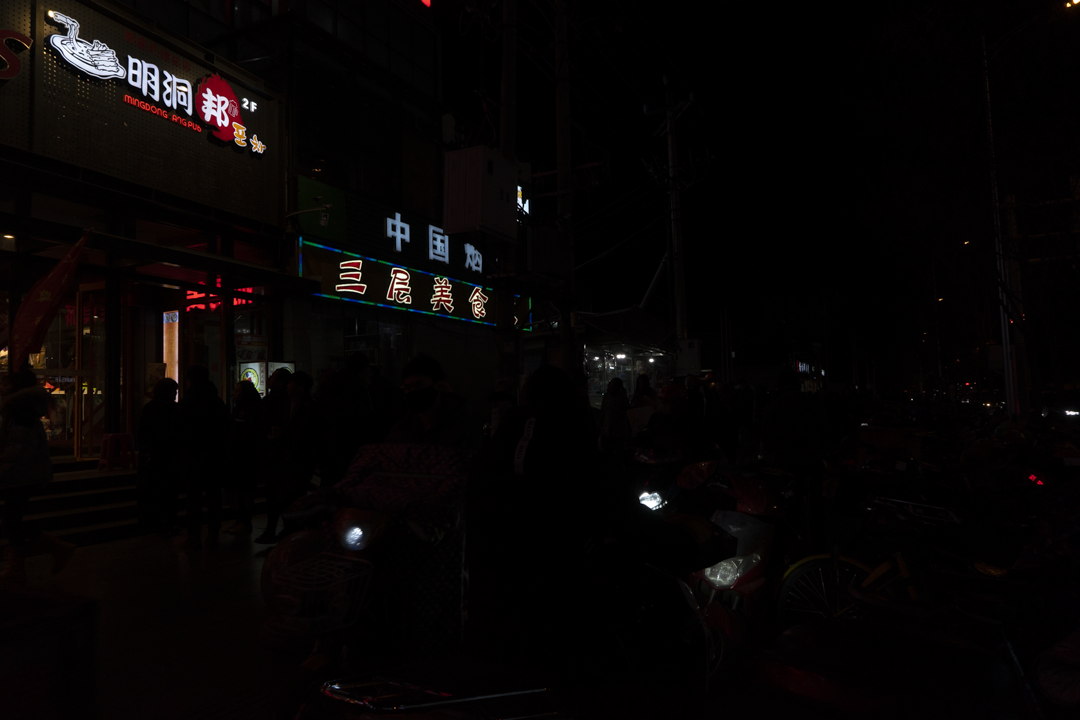
#> input picture Computer_Vision/VLight_Code/assets/input_images/street_scene.png, 1080 x 720 px
$ jupyter execute interactive_vlight.ipynb   (shell and % lines are left out)
#> lines starting #> are read from the running program, lines starting #| are printed output that depends on the picture
#> the sliders are set to v = 0.75
#> in run_vlight, original_image is the input picture: shape (720, 1080, 3); mean B, G, R 4.8, 4.8, 7.6
### Computer_Vision/VLight_Code/phycv/vlight.py
import numpy as np
import cv2

from .utils import normalize

class VLight:
    def __init__(self, row=None, col=None):
        """Initialize the VLight class

        Args:
            row (int, optional): height of the image to be processed. Defaults to None.
            col (int, optional): width of the image to be processed. Defaults to None.
        """
        self.row = row
        self.col = col
        self.vlight_lut = None
        self.v = None

    def generate_vlight_lut(self, v):
        """
        Generates and updates the lookup table for VLight based on the parameter v.
        The LUT is kept in floating-point precision for accurate calculations.

        Args:
        - v (float): VLight parameter.
        """
        if self.v == v and self.vlight_lut is not None:
            return

        b = 1 / (5 * v + 0.05)
        G = 1 - v**2

        # Generate LUT using vectorized operations for efficiency
        pixel_values = np.linspace(0, 1, 256, dtype=np.float32)
        lut_values = np.arctan2(-G * (pixel_values + b), pixel_values)
        lut_values = np.interp(lut_values, (lut_values.min(), lut_values.max()), (0, 255)).astype(np.uint8)

        self.vlight_lut = lut_values
        self.v = v

    def load_img(self, img_file=None, img_array=None):
        """load the image from an ndarray or from an image file

        Args:
            img_file (str, optional): path to the image. Defaults to None.
            img_array (np.ndarray, optional): image in the form of np.ndarray. Defaults to None.
        """
#> called with img_file = './assets/input_images/street_scene.png'
        if img_array is not None:
            # directly load the image from numpy array
            self.img_bgr = img_array
            self.row = img_array.shape[0]
            self.col = img_array.shape[1]
        else:
            # load the image from the image file
            self.img_bgr = cv2.imread(img_file)
            if not self.row and not self.col:
                self.row = self.img_bgr.shape[0]
#> self.row = 720
                self.col = self.img_bgr.shape[1]
#> self.col = 1080
            else:
                self.img_bgr = cv2.resize(self.img_bgr, [self.col, self.row])

        # Check and convert float images to 8-bit if in range [0, 1]
        if self.img_bgr.dtype == np.float32 or self.img_bgr.dtype == np.float64:
            self.img_bgr = (self.img_bgr * 255).astype(np.uint8)

    def apply_kernel(self, v, color=False, lut=True):
        """
        Override the apply_kernel method to use the LUT-based approach for faster processing.

        Args:
        - img_array (np.ndarray): Input image array in BGR format.
        - v (float): VLight parameter for LUT generation.
        - color (bool, optional): Whether to apply the transformation to the S (color) channel instead of V. Defaults to False.
        - lut (bool, optional): Whether to apply the lut acceleration or not, defaults to True
        Returns:
        - np.ndarray: Enhanced image in BGR format.
        """
#> called with v = 0.75, color = False, lut = True
        if color:
            channel = 1
        else:
            channel = 2

        if lut is True:
            # Convert the image from BGR to HSV
            self.img_hsv = cv2.cvtColor(self.img_bgr, cv2.COLOR_BGR2HSV)
#> self.img_hsv: shape (720, 1080, 3); mean H, S, V 65.1, 178.4, 8

            # Generate the LUT based on the vlight parameter
            self.generate_vlight_lut(v)

            # Apply LUT to the selected channel (V or S)
            self.img_hsv[:, :, channel] = cv2.LUT(self.img_hsv[:, :, channel], self.vlight_lut)
#> self.img_hsv: shape (720, 1080, 3); mean H, S, V 65.1, 178.4, 36.4

            # Convert the image back to BGR format
            self.vlight_output = cv2.cvtColor(self.img_hsv, cv2.COLOR_HSV2BGR)
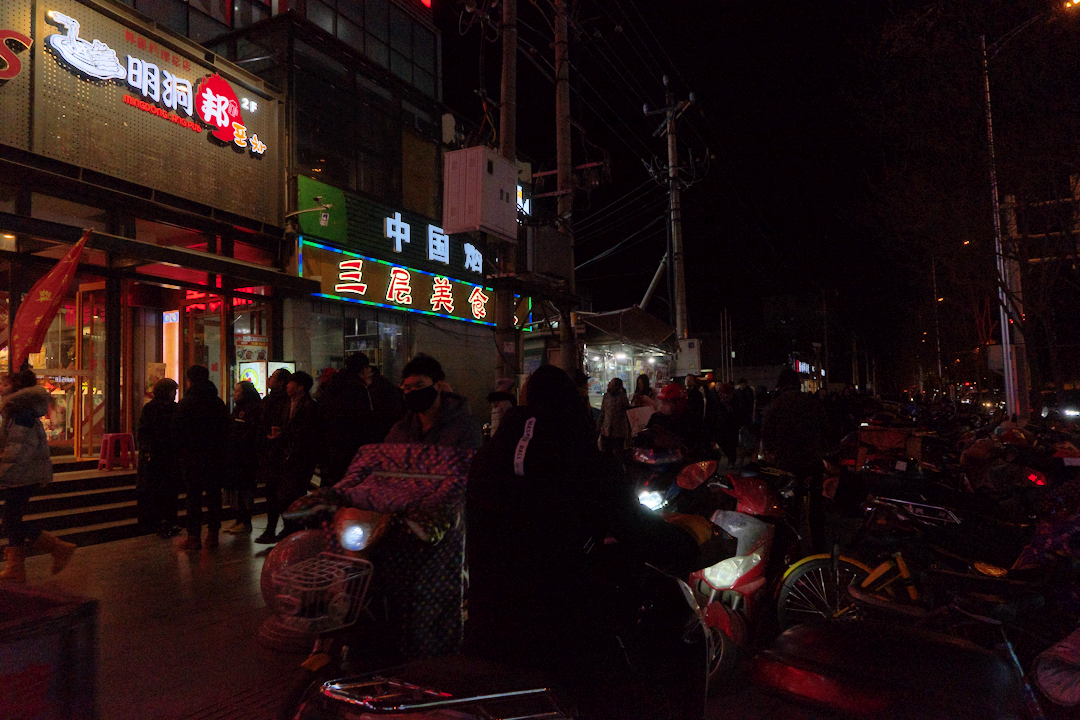
#> self.vlight_output: shape (720, 1080, 3); mean B, G, R 18.3, 18.4, 35.4
        else:
            self.img_hsv = cv2.cvtColor(self.img_bgr, cv2.COLOR_BGR2HSV) / 255.0
            vlight_input = self.img_hsv[:, :, channel]
            b = 1 / (5 * v + 0.05)
            G = 1 - v**2
            vlight_phase = np.arctan2(-G * (vlight_input + b), vlight_input)
            vlight_phase_norm = normalize(vlight_phase)
            self.img_hsv[:, :, channel] = vlight_phase_norm
            self.img_hsv = (self.img_hsv * 255).astype(np.uint8)
            self.vlight_output = cv2.cvtColor(self.img_hsv, cv2.COLOR_HSV2BGR)

    def run(self, img_file, v, color=False, lut=True):
        """run the VLight algorithm

        Args:
            - img_file (str): path to the image
            - v (float): VLight Parameteter
            - color (bool, optional): whether to run color enhancement. Defaults to False.
            - lut (bool, optional): Whether to apply the lut acceleration or not, defaults to True
        Returns:
            np.ndarray: enhanced image
        """
        self.load_img(img_file=img_file)
        self.apply_kernel(v=v, color=color, lut=lut)

        return self.vlight_output

    # [14 lines left out: function run_img_array, not called in this run]

### Computer_Vision/VLight_Code/interactive_vlight.ipynb
[cell 1]
import os
import cv2
import matplotlib.pyplot as plt
from PIL import Image
from phycv.vlight import VLight
import ipywidgets as widgets
from IPython.display import display

[cell 2]
# Function to run VLight and display images
def run_vlight(v):
    # File paths
    img_file = "./assets/input_images/street_scene.png"
    output_path = "./output/"

    # Ensure the output directory exists
    if not os.path.exists(output_path):
        os.makedirs(output_path)

    # Load the original image in BGR format
    original_image = cv2.imread(img_file)

    # Run VLight CPU version (expects and outputs BGR)
    vlight_cpu = VLight()
    vlight_output_cpu = vlight_cpu.run(img_file=img_file, v=v, color=False, lut=True)

    # Create a figure to display the results
    f, axes = plt.subplots(1, 2, figsize=(12, 8))

    # Display the original BGR image (converted to RGB for visualization)
    axes[0].imshow(cv2.cvtColor(original_image, cv2.COLOR_BGR2RGB))
    axes[0].axis("off")
    axes[0].set_title("Original Image")

    # Display VLight output (converted to RGB for visualization)
    axes[1].imshow(cv2.cvtColor(vlight_output_cpu, cv2.COLOR_BGR2RGB))
    axes[1].axis("off")
    axes[1].set_title(f"VLight Low-Light Enhancement (v={v})")

    # Show the plot
    plt.show()

    # Save the VLight output image
    output_img_path = os.path.join(output_path, "VLight_CPU_output.jpg")
    vlight_cpu_result = Image.fromarray(cv2.cvtColor(vlight_output_cpu, cv2.COLOR_BGR2RGB))
    vlight_cpu_result.save(output_img_path)
    print(f"VLight output image saved to: {output_img_path}")

[cell 3]
# Create a slider to adjust the 'v' value
v_slider = widgets.FloatSlider(
    value=0.75,  # Default value
    min=0.0,     # Minimum value of v
    max=0.99,     # Maximum value of v
    step=0.01,   # Step size
    description="v value:",
    continuous_update=False  # To avoid too many updates while dragging the slider
)

[cell 4]
# Use ipywidgets to create interactive output
widgets.interact(run_vlight, v=v_slider)
#> (the call stopped at in run_vlight, `f, axes = plt.subplots(1, 2, figsize=(12, 8))`: IPython is not available in this run)
